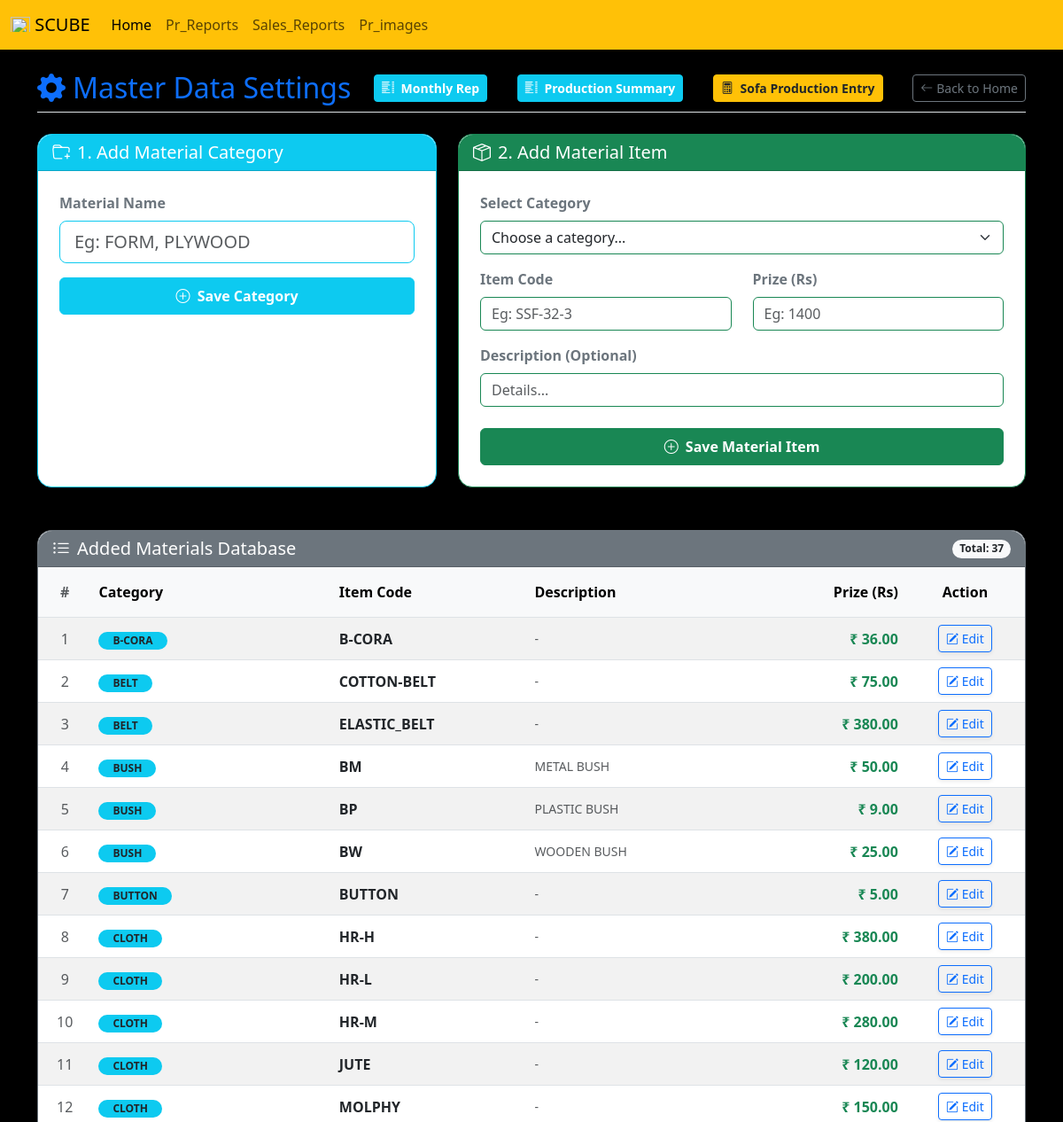
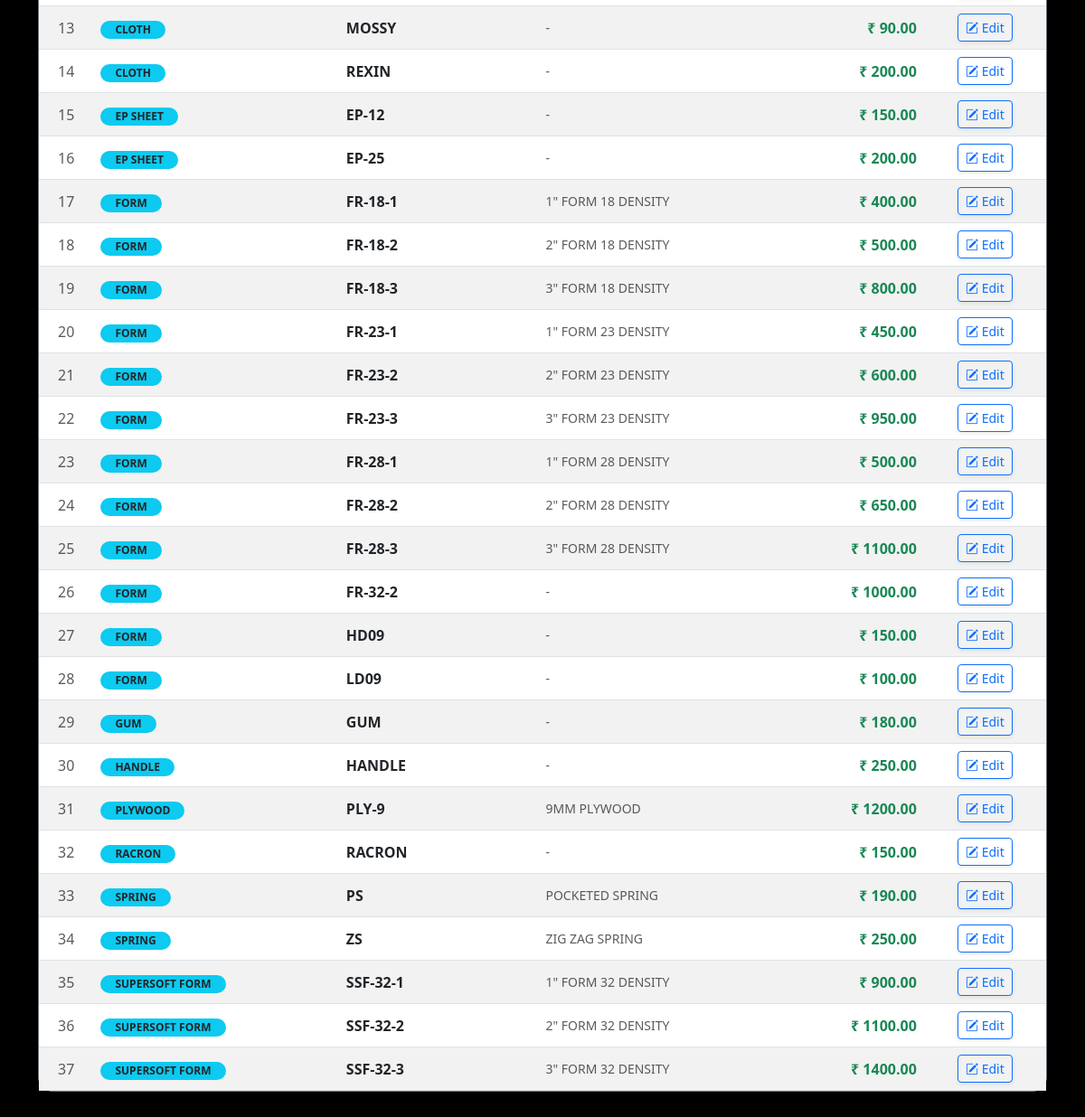
/master-data/ (signed in), run on the app's committed database (2 pictures, top to bottom).
### manager/models.py (models this page shows, shortened)
class Material(models.Model):
    material = models.ForeignKey(MaterialName, on_delete=models.CASCADE, verbose_name="Material Name")
    code = models.CharField(max_length=100, unique=True, verbose_name="Item Code")
    description = models.TextField(null=True, blank=True)
    price = models.DecimalField(max_digits=10, decimal_places=2, verbose_name="Prize")

class MaterialName(models.Model):
    name = models.CharField(max_length=100, unique=True)

### manager/views.py (the view, shortened to what this page needs)
# urls.py: path('master-data/', views.master_data_page, name='master_data'),
@user_passes_test(is_sofa_worker_or_admin)
def master_data_page(request):
    material_names = MaterialName.objects.all()
    materials_list = Material.objects.all().select_related('material').order_by('material__name', 'code')
    context = {'material_names': material_names, 'materials_list': materials_list}
    return render(request, 'master_data.html', context)

### manager/views.py (called while the page is built)
def is_sofa_worker_or_admin(user):
    return user.is_authenticated and (user.is_superuser or user.username == 'sofa_worker')

### manager/templates/master_data.html (shortened to what this page needs)
{% extends 'blank_layout.html' %}
{% block content %}
<body class="bg-light">
    <div class="container mt-4 mb-5">
        <div class="d-flex justify-content-between align-items-center mb-4 border-bottom pb-2">
            <h2 class="text-primary m-0"><i class="bi bi-gear-fill me-2"></i>Master Data Settings</h2>
            <a href="{% url 'sofa_wage_report_current' %}" class="btn btn-info btn-sm fw-bold text-white me-2 shadow-sm"><i class="bi bi-list-columns me-1"></i> Monthly Rep </a>
            <a href="{% url 'production_summary' %}" class="btn btn-info btn-sm fw-bold text-white me-2 shadow-sm"><i class="bi bi-list-columns me-1"></i> Production Summary </a>
            <a href="{% url 'production_entry' %}" class="btn btn-warning btn-sm fw-bold text-dark me-2 shadow-sm"> <i class="bi bi-calculator me-1"></i> Sofa Production Entry</a>
            <a href="{% url 'home' %}" class="btn btn-outline-secondary btn-sm"><i class="bi bi-arrow-left me-1"></i>Back to Home</a>
        </div>
        <div class="row g-4">
            <div class="col-md-5">
                <div class="card shadow-sm border-info rounded-4 h-100">
                    <div class="card-header bg-info text-white rounded-top-4">
                        <h5 class="mb-0"><i class="bi bi-folder-plus me-2"></i>1. Add Material Category</h5>
                    </div>
                    <div class="card-body p-4">
                        <form method="POST" action="{% url 'master_data' %}">
                            <div class="mb-3">
                                <label class="form-label fw-bold text-secondary">Material Name</label>
                                <input type="text" name="mat_name" class="form-control border-info form-control-lg" placeholder="Eg: FORM, PLYWOOD" required>
                            </div>
                            <button type="submit" name="add_material_name" class="btn btn-info text-white fw-bold w-100 py-2">
                                <i class="bi bi-plus-circle me-1"></i> Save Category
                            </button>
                        </form>
                    </div>
                </div>
            </div>
            <div class="col-md-7">
                <div class="card shadow-sm border-success rounded-4 h-100">
                    <div class="card-header bg-success text-white rounded-top-4">
                        <h5 class="mb-0"><i class="bi bi-box-seam me-2"></i>2. Add Material Item</h5>
                    </div>
                    <div class="card-body p-4">
                        <form method="POST" action="{% url 'master_data' %}">
                            <div class="row">
                                <div class="col-md-12 mb-3">
                                    <label class="form-label fw-bold text-secondary">Select Category</label>
                                    <select name="material_cat_id" class="form-select border-success" required>
                                        <option value="" disabled selected>Choose a category...</option>
                                    </select>
                                </div>
                                <div class="col-md-6 mb-3">
                                    <label class="form-label fw-bold text-secondary">Item Code</label>
                                    <input type="text" name="code" class="form-control border-success" placeholder="Eg: SSF-32-3" required>
                                </div>
                                <div class="col-md-6 mb-3">
                                    <label class="form-label fw-bold text-secondary">Prize (Rs)</label>
                                    <input type="number" step="0.01" name="price" class="form-control border-success" placeholder="Eg: 1400" required>
                                </div>
                                <div class="col-md-12 mb-4">
                                    <label class="form-label fw-bold text-secondary">Description (Optional)</label>
                                    <input type="text" name="description" class="form-control border-success" placeholder="Details...">
                                </div>
                            </div>
                            <button type="submit" name="add_material_item" class="btn btn-success fw-bold w-100 py-2">
                                <i class="bi bi-plus-circle me-1"></i> Save Material Item
                            </button>
                        </form>
                    </div>
                </div>
            </div>
        </div>
        <div class="row mt-5">
            <div class="col-12">
                <div class="card shadow-sm border-secondary rounded-4">
                    <div class="card-header bg-secondary text-white rounded-top-4 d-flex justify-content-between align-items-center">
                        <h5 class="mb-0"><i class="bi bi-list-ul me-2"></i>Added Materials Database</h5>
                        <span class="badge bg-light text-dark rounded-pill">Total: {{ materials_list|length }}</span>
                    </div>
                    <div class="card-body p-0">
                        <div class="table-responsive">
                            <table class="table table-hover table-striped align-middle mb-0">
                                <thead class="table-light text-center border-bottom">
                                    <tr>
                                        <th scope="col" class="py-3 text-muted">#</th>
                                        <th scope="col" class="py-3 text-start">Category</th>
                                        <th scope="col" class="py-3 text-start">Item Code</th>
                                        <th scope="col" class="py-3 text-start">Description</th>
                                        <th scope="col" class="py-3 text-end">Prize (Rs)</th>
                                        <th scope="col" class="py-3 text-center">Action</th>
                                    </tr>
                                </thead>
                                <tbody>
                                    {% for item in materials_list %}
                                    <tr>
                                        <td class="text-center text-muted">{{ forloop.counter }}</td>
                                        <td class="text-start"><span class="badge bg-info text-dark rounded-pill px-3">{{ item.material.name }}</span></td>
                                        <td class="text-start fw-bold text-dark">{{ item.code }}</td>
                                        <td class="text-start text-muted small">{{ item.description|default:"-" }}</td>
                                        <td class="text-end fw-bold text-success">₹ {{ item.price }}</td>
                                        <td class="text-center">
                                            <button class="btn btn-sm btn-outline-primary shadow-sm" data-bs-toggle="modal" data-bs-target="#editModal{{ item.id }}">
                                                <i class="bi bi-pencil-square"></i> Edit
                                            </button>
                                        </td>
                                    </tr>
                                    {% empty %}
                                    <tr>
                                        <td colspan="6" class="text-center py-5">
                                            <h6 class="text-secondary fw-bold">No Materials Found</h6>
                                        </td>
                                    </tr>
                                    {% endfor %}
                                </tbody>
                            </table>
                        </div>
                    </div>
                </div>
            </div>
        </div>
    </div>
</body>
{% endblock %}

### data on the page
Material: material.name "B-CORA", code "B-CORA", description "-", price "36.00"
Material: material.name "BELT", code "COTTON-BELT", description "-", price "75.00"
Material: material.name "BELT", code "ELASTIC_BELT", description "-", price "380.00"
Material: material.name "BUSH", code "BM", description "METAL BUSH", price "50.00"
Material: material.name "BUSH", code "BP", description "PLASTIC BUSH", price "9.00"
Material: material.name "BUSH", code "BW", description "WOODEN BUSH", price "25.00"
Material: material.name "BUTTON", code "BUTTON", description "-", price "5.00"
Material: material.name "CLOTH", code "HR-H", description "-", price "380.00"
Material: material.name "CLOTH", code "HR-L", description "-", price "200.00"
Material: material.name "CLOTH", code "HR-M", description "-", price "280.00"
Material: material.name "CLOTH", code "JUTE", description "-", price "120.00"
Material: material.name "CLOTH", code "MOLPHY", description "-", price "150.00"
Material: material.name "CLOTH", code "MOSSY", description "-", price "90.00"
Material: material.name "CLOTH", code "REXIN", description "-", price "200.00"
Material: material.name "EP SHEET", code "EP-12", description "-", price "150.00"
Material: material.name "EP SHEET", code "EP-25", description "-", price "200.00"
Material: material.name "FORM", code "FR-18-1", description "1\" FORM 18 DENSITY", price "400.00"
Material: material.name "FORM", code "FR-18-2", description "2\" FORM 18 DENSITY", price "500.00"
Material: material.name "FORM", code "FR-18-3", description "3\" FORM 18 DENSITY", price "800.00"
Material: material.name "FORM", code "FR-23-1", description "1\" FORM 23 DENSITY", price "450.00"
Material: material.name "FORM", code "FR-23-2", description "2\" FORM 23 DENSITY", price "600.00"
Material: material.name "FORM", code "FR-23-3", description "3\" FORM 23 DENSITY", price "950.00"
Material: material.name "FORM", code "FR-28-1", description "1\" FORM 28 DENSITY", price "500.00"
Material: material.name "FORM", code "FR-28-2", description "2\" FORM 28 DENSITY", price "650.00"
Material: material.name "FORM", code "FR-28-3", description "3\" FORM 28 DENSITY", price "1100.00"
Material: material.name "FORM", code "FR-32-2", description "-", price "1000.00"
Material: material.name "FORM", code "HD09", description "-", price "150.00"
Material: material.name "FORM", code "LD09", description "-", price "100.00"
Material: material.name "GUM", code "GUM", description "-", price "180.00"
Material: material.name "HANDLE", code "HANDLE", description "-", price "250.00"
Material: material.name "PLYWOOD", code "PLY-9", description "9MM PLYWOOD", price "1200.00"
Material: material.name "RACRON", code "RACRON", description "-", price "150.00"
Material: material.name "SPRING", code "PS", description "POCKETED SPRING", price "190.00"
Material: material.name "SPRING", code "ZS", description "ZIG ZAG SPRING", price "250.00"
Material: material.name "SUPERSOFT FORM", code "SSF-32-1", description "1\" FORM 32 DENSITY", price "900.00"
Material: material.name "SUPERSOFT FORM", code "SSF-32-2", description "2\" FORM 32 DENSITY", price "1100.00"
Material: material.name "SUPERSOFT FORM", code "SSF-32-3", description "3\" FORM 32 DENSITY", price "1400.00"

### other printed values
{{ materials_list|length }} "37"
